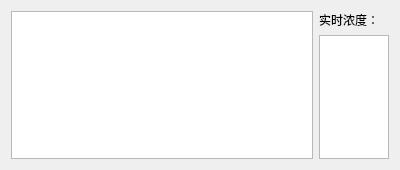
<?xml version="1.0" encoding="UTF-8"?>
<ui version="4.0">
 <class>conline</class>
 <widget class="QWidget" name="conline">
  <property name="geometry">
   <rect>
    <x>0</x>
    <y>0</y>
    <width>400</width>
    <height>170</height>
   </rect>
  </property>
  <property name="sizePolicy">
   <sizepolicy hsizetype="Minimum" vsizetype="Minimum">
    <horstretch>0</horstretch>
    <verstretch>0</verstretch>
   </sizepolicy>
  </property>
  <property name="minimumSize">
   <size>
    <width>400</width>
    <height>170</height>
   </size>
  </property>
  <property name="windowTitle">
   <string>浓度曲线</string>
  </property>
  <layout class="QGridLayout" name="gridLayout">
   <item row="0" column="0">
    <layout class="QHBoxLayout" name="horizontalLayout" stretch="19,4">
     <item>
      <widget class="QCustomPlot" name="graphview">
       <property name="sizePolicy">
        <sizepolicy hsizetype="Expanding" vsizetype="Expanding">
         <horstretch>0</horstretch>
         <verstretch>0</verstretch>
        </sizepolicy>
       </property>
      </widget>
     </item>
     <item>
      <layout class="QVBoxLayout" name="verticalLayout">
       <item>
        <widget class="QLabel" name="label">
         <property name="sizePolicy">
          <sizepolicy hsizetype="Preferred" vsizetype="Preferred">
           <horstretch>0</horstretch>
           <verstretch>0</verstretch>
          </sizepolicy>
         </property>
         <property name="minimumSize">
          <size>
           <width>0</width>
           <height>0</height>
          </size>
         </property>
         <property name="text">
          <string>实时浓度：</string>
         </property>
        </widget>
       </item>
       <item>
        <widget class="QTextEdit" name="textEdit">
         <property name="readOnly">
          <bool>true</bool>
         </property>
         <property name="html">
          <string>&lt;!DOCTYPE HTML PUBLIC &quot;-//W3C//DTD HTML 4.0//EN&quot; &quot;http://www.w3.org/TR/REC-html40/strict.dtd&quot;&gt;
&lt;html&gt;&lt;head&gt;&lt;meta name=&quot;qrichtext&quot; content=&quot;1&quot; /&gt;&lt;style type=&quot;text/css&quot;&gt;
p, li { white-space: pre-wrap; }
&lt;/style&gt;&lt;/head&gt;&lt;body style=&quot; font-family:'SimSun'; font-size:9pt; font-weight:400; font-style:normal;&quot;&gt;
&lt;p style=&quot;-qt-paragraph-type:empty; margin-top:0px; margin-bottom:0px; margin-left:0px; margin-right:0px; -qt-block-indent:0; text-indent:0px;&quot;&gt;&lt;br /&gt;&lt;/p&gt;&lt;/body&gt;&lt;/html&gt;</string>
         </property>
        </widget>
       </item>
      </layout>
     </item>
    </layout>
   </item>
  </layout>
 </widget>
 <customwidgets>
  <customwidget>
   <class>QCustomPlot</class>
   <extends>QTextBrowser</extends>
   <header>qcustomplot.h</header>
  </customwidget>
 </customwidgets>
 <resources/>
 <connections/>
</ui>
